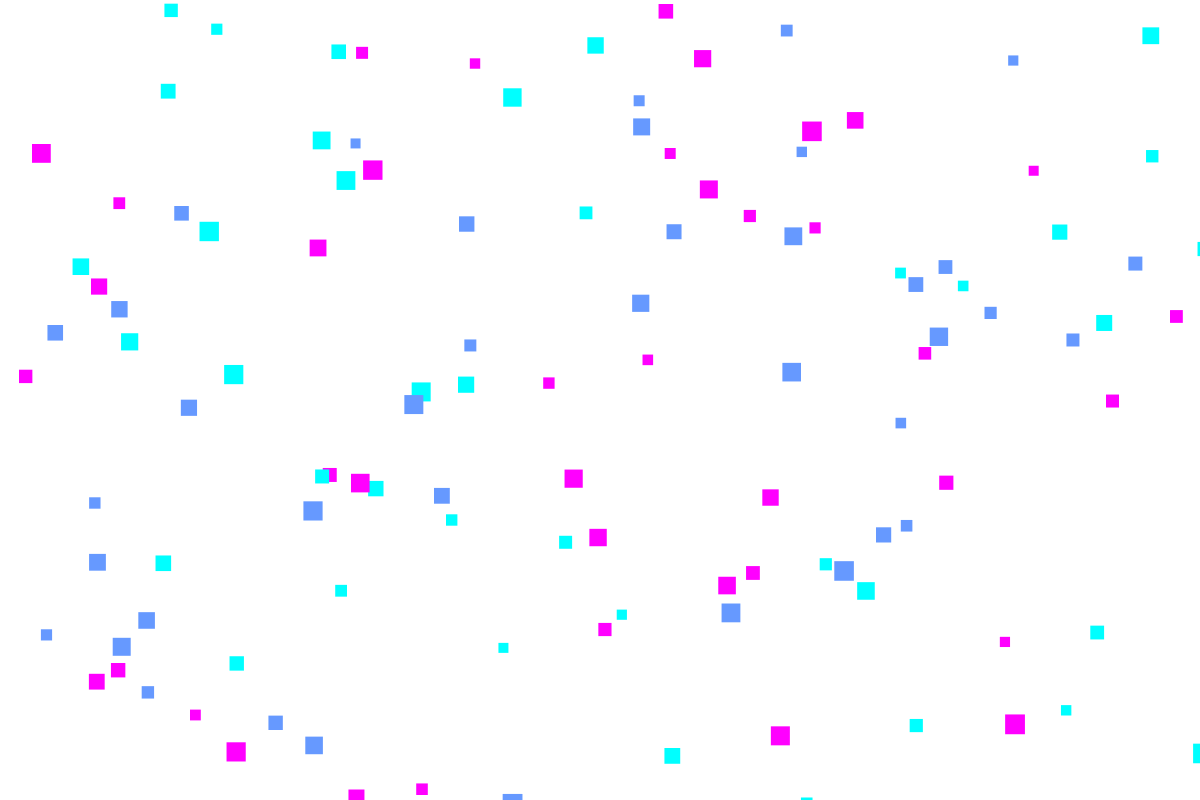
Frame 1 (no input)
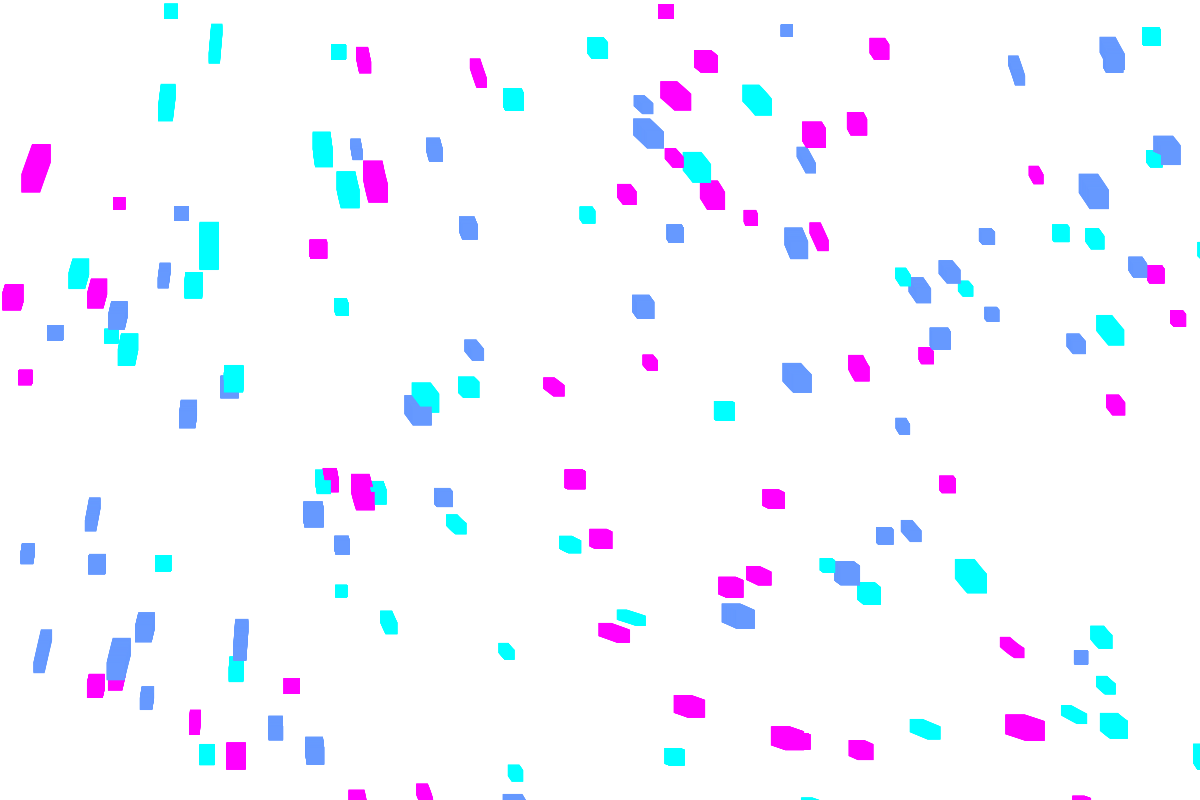
Frame 60 (no input)
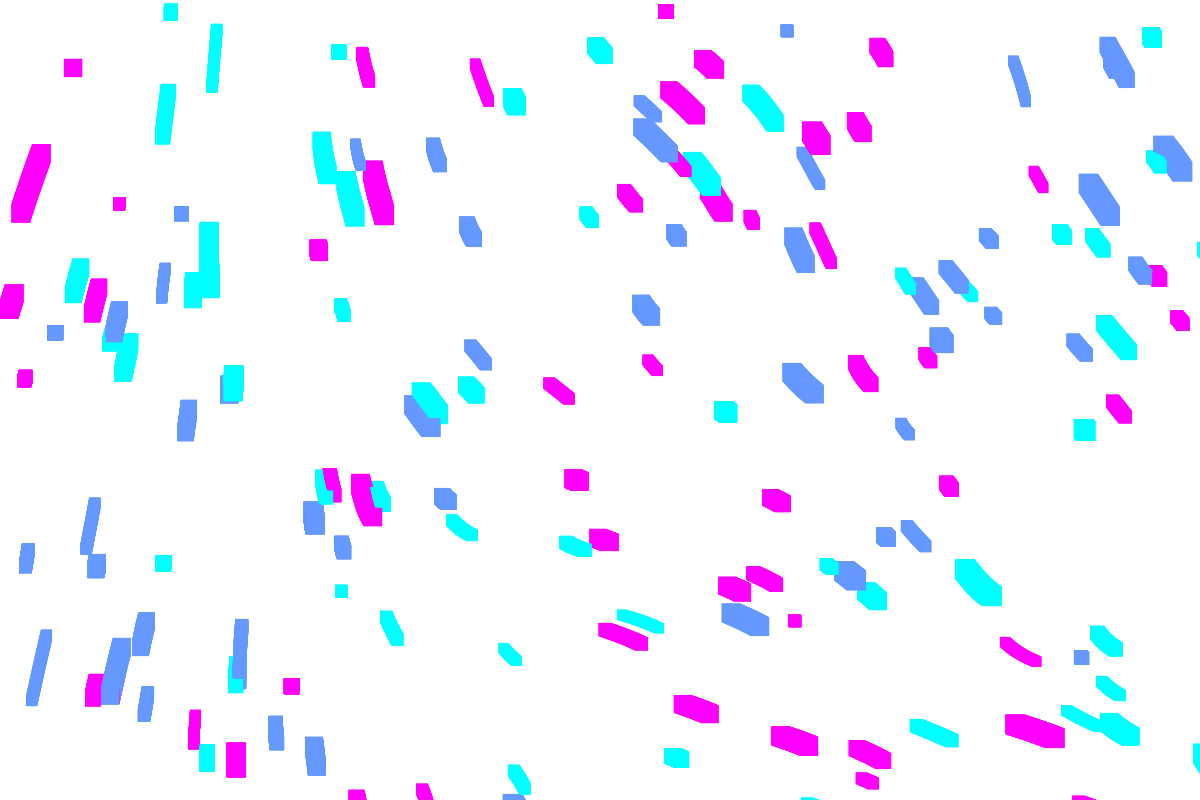
Frame 120 (the mouse pressed at the canvas centre since frame 60)

The p5.js sketch that drew these frames (run headless with seeded random() and noise() and a simulated clock; from frame 60 on, the mouse is pressed at the canvas centre):

// p5.js sketch
// ── sketch.js
let  num = 50;
var particles_a = [];
var particles_b = [];
var particles_c = [];
let noiseScale = 1000;
let noiseStrength = 0.5;
//let r = 1;

function setup() {
  createCanvas(1200, 800);
	//createCanvas(windowWidth,windowHeight);
  noStroke();
  for (let i=0; i<num; i++) {
    let loc_a = createVector(random(width*1.2), random(height), 2);
    let angle_a = random(TWO_PI);
    let dir_a = createVector(cos(angle_a), sin(angle_a));
		let loc_b = createVector(random(width*1.2), random(height), 2);
    let angle_b = random(TWO_PI);
    let dir_b = createVector(cos(angle_b), sin(angle_b));
		let loc_c = createVector(random(width*1.2), random(height), 2);
    let angle_c = random(TWO_PI);
    let dir_c = createVector(cos(angle_c), sin(angle_c));
    let speed = random(0.5, 0.);
    //particles[i]= new Particle(loc, dir, speed);
		particles_a[i] = new Particle(loc_a, dir_a, speed);
		particles_b[i] = new Particle(loc_b, dir_b, speed);
		particles_c[i] = new Particle(loc_c, dir_c, speed);
  }
}

function draw() {
	
	smooth();
  //background(0);
  fill(0, 7);
  // noStroke();
  // rect(0, 0, width, height);
    
  for (let i=0; i<num; i++) {
		var radius = map(i,0,num,10,20);
		var fade = map(i,0,num,0,250);
		
		fill(255,0,255);
		particles_a[i].move();
		particles_a[i].update(radius);
		particles_a[i].checkEdges();

		fill(0, 255, 255);
		particles_b[i].move();
		particles_b[i].update(radius);
		particles_b[i].checkEdges();

		fill(102, 153, 255);
		particles_c[i].move();
		particles_c[i].update(radius);
		particles_c[i].checkEdges();
  }
}

let Particle = function(loc_, dir_, speed_) {
  this.loc = loc_;
	this.dir = dir_;
	this.speed = speed_;
	this.d = 1;
	this.col;
	this.angle;
	this.vel;
};

Particle.prototype.run = function() {
	  this.move();
    this.checkEdges();
    this.update();
};

// Method to move position
Particle.prototype.move = function(){
	  this.angle=noise(this.loc.x/noiseScale, this.loc.y/noiseScale, frameCount/noiseScale)*TWO_PI*noiseStrength;
    this.dir.x = cos(this.angle)+sin(this.angle)-sin(this.angle);
    this.dir.y = sin(this.angle)-cos(this.angle)*sin(this.angle);
    this.vel = this.dir.copy();
    this.vel.mult(this.speed*this.d);
    this.loc.add(this.vel);
};

// Method to chech edges 
Particle.prototype.checkEdges = function(){
 if (this.loc.x < 0 || this.loc.x > width || this.loc.y < 0 || this.loc.y > height) {    
      this.loc.x = random(width*1.2);
      this.loc.y = random(height);
    }
};


// Method to update position
Particle.prototype.update = function(r){
    rect(this.loc.x, this.loc.y, r, r);
};
